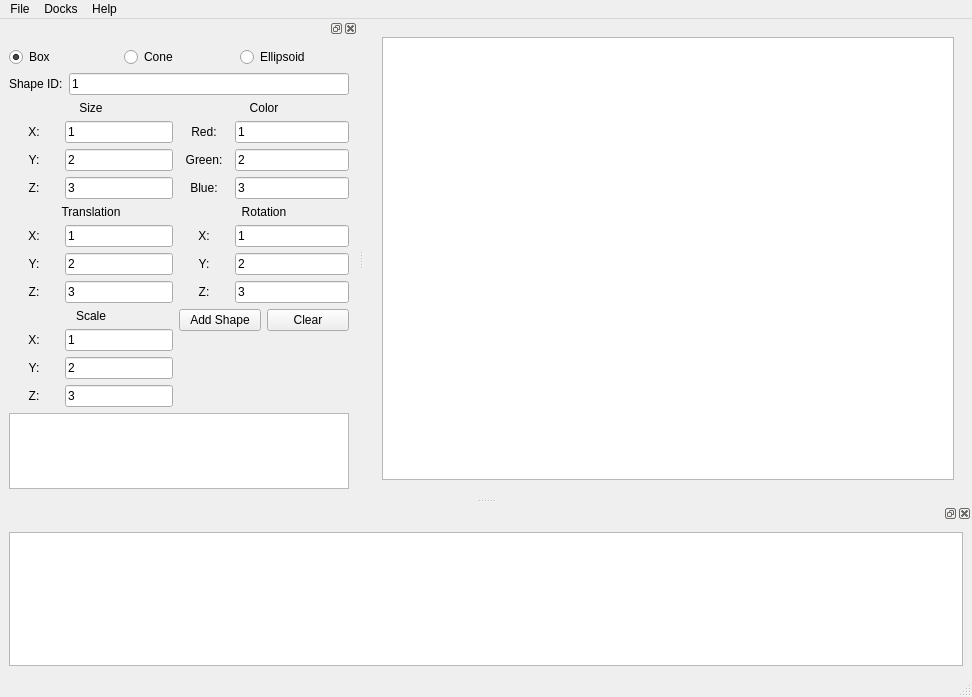
<?xml version="1.0" encoding="UTF-8"?>
<ui version="4.0">
 <class>MainWindow</class>
 <widget class="QMainWindow" name="MainWindow">
  <property name="geometry">
   <rect>
    <x>0</x>
    <y>0</y>
    <width>972</width>
    <height>697</height>
   </rect>
  </property>
  <property name="windowTitle">
   <string>Fun With Shapes</string>
  </property>
  <widget class="QWidget" name="centralwidget">
   <layout class="QVBoxLayout" name="verticalLayout">
    <item>
     <widget class="QWidget" name="widget" native="true">
      <layout class="QHBoxLayout" name="horizontalLayout_2">
       <item>
        <widget class="QGraphicsView" name="graphicsView"/>
       </item>
      </layout>
     </widget>
    </item>
   </layout>
  </widget>
  <widget class="QMenuBar" name="menubar">
   <property name="geometry">
    <rect>
     <x>0</x>
     <y>0</y>
     <width>972</width>
     <height>20</height>
    </rect>
   </property>
   <widget class="QMenu" name="menuFile">
    <property name="title">
     <string>File</string>
    </property>
    <addaction name="actionOpen"/>
    <addaction name="actionSave"/>
    <addaction name="actionSave_As"/>
    <addaction name="actionExit"/>
   </widget>
   <widget class="QMenu" name="menuHelp">
    <property name="title">
     <string>Help</string>
    </property>
    <addaction name="actionAbout"/>
   </widget>
   <widget class="QMenu" name="menuDialogs">
    <property name="title">
     <string>Docks</string>
    </property>
    <addaction name="actionOpen_Create_Shape_Dialog"/>
    <addaction name="actionOpen_Output_Dock"/>
   </widget>
   <addaction name="menuFile"/>
   <addaction name="menuDialogs"/>
   <addaction name="menuHelp"/>
  </widget>
  <widget class="QStatusBar" name="statusbar"/>
  <widget class="QDockWidget" name="outputDockWidget">
   <property name="layoutDirection">
    <enum>Qt::LeftToRight</enum>
   </property>
   <attribute name="dockWidgetArea">
    <number>8</number>
   </attribute>
   <widget class="QWidget" name="dockWidgetContents">
    <layout class="QHBoxLayout" name="horizontalLayout">
     <item>
      <widget class="QPlainTextEdit" name="outputDockPlainText">
       <property name="readOnly">
        <bool>true</bool>
       </property>
      </widget>
     </item>
    </layout>
   </widget>
  </widget>
  <widget class="QDockWidget" name="creatShapeDockWidget">
   <property name="sizePolicy">
    <sizepolicy hsizetype="Preferred" vsizetype="Fixed">
     <horstretch>0</horstretch>
     <verstretch>0</verstretch>
    </sizepolicy>
   </property>
   <property name="minimumSize">
    <size>
     <width>358</width>
     <height>479</height>
    </size>
   </property>
   <attribute name="dockWidgetArea">
    <number>1</number>
   </attribute>
   <widget class="QWidget" name="dockWidgetContents_2">
    <layout class="QFormLayout" name="formLayout_8">
     <item row="0" column="0" colspan="2">
      <layout class="QHBoxLayout" name="horizontalLayout_5">
       <item>
        <widget class="QRadioButton" name="boxRadioButton_2">
         <property name="text">
          <string>Box</string>
         </property>
         <property name="checked">
          <bool>true</bool>
         </property>
        </widget>
       </item>
       <item>
        <widget class="QRadioButton" name="coneRadioButton_2">
         <property name="text">
          <string>Cone</string>
         </property>
        </widget>
       </item>
       <item>
        <widget class="QRadioButton" name="ellipsoidRadioButton_2">
         <property name="text">
          <string>Ellipsoid</string>
         </property>
        </widget>
       </item>
      </layout>
     </item>
     <item row="1" column="0" colspan="2">
      <layout class="QHBoxLayout" name="horizontalLayout_6">
       <item>
        <widget class="QLabel" name="label_8">
         <property name="text">
          <string>Shape ID:</string>
         </property>
        </widget>
       </item>
       <item>
        <widget class="QLineEdit" name="lineEdit_Id_2">
         <property name="text">
          <string>1</string>
         </property>
        </widget>
       </item>
      </layout>
     </item>
     <item row="2" column="0">
      <layout class="QFormLayout" name="formLayout_2">
       <item row="1" column="1">
        <widget class="QLineEdit" name="lineEdit_DimX">
         <property name="text">
          <string>1</string>
         </property>
        </widget>
       </item>
       <item row="2" column="0">
        <widget class="QLabel" name="label_sizeY">
         <property name="minimumSize">
          <size>
           <width>50</width>
           <height>0</height>
          </size>
         </property>
         <property name="text">
          <string>Y:</string>
         </property>
         <property name="alignment">
          <set>Qt::AlignCenter</set>
         </property>
        </widget>
       </item>
       <item row="2" column="1">
        <widget class="QLineEdit" name="lineEdit_DimY">
         <property name="text">
          <string>2</string>
         </property>
        </widget>
       </item>
       <item row="3" column="0">
        <widget class="QLabel" name="label_sizeZ">
         <property name="minimumSize">
          <size>
           <width>50</width>
           <height>0</height>
          </size>
         </property>
         <property name="text">
          <string>Z:</string>
         </property>
         <property name="alignment">
          <set>Qt::AlignCenter</set>
         </property>
        </widget>
       </item>
       <item row="3" column="1">
        <widget class="QLineEdit" name="lineEdit_DimZ">
         <property name="text">
          <string>3</string>
         </property>
        </widget>
       </item>
       <item row="1" column="0">
        <widget class="QLabel" name="label_sizeX">
         <property name="sizePolicy">
          <sizepolicy hsizetype="Expanding" vsizetype="Preferred">
           <horstretch>0</horstretch>
           <verstretch>0</verstretch>
          </sizepolicy>
         </property>
         <property name="minimumSize">
          <size>
           <width>50</width>
           <height>0</height>
          </size>
         </property>
         <property name="text">
          <string>X:</string>
         </property>
         <property name="alignment">
          <set>Qt::AlignCenter</set>
         </property>
        </widget>
       </item>
       <item row="0" column="0" colspan="2">
        <widget class="QLabel" name="label_9">
         <property name="text">
          <string>Size</string>
         </property>
         <property name="alignment">
          <set>Qt::AlignCenter</set>
         </property>
        </widget>
       </item>
      </layout>
     </item>
     <item row="2" column="1">
      <layout class="QFormLayout" name="formLayout_4">
       <item row="1" column="1">
        <widget class="QLineEdit" name="lineEdit_ColorX">
         <property name="minimumSize">
          <size>
           <width>20</width>
           <height>0</height>
          </size>
         </property>
         <property name="text">
          <string>1</string>
         </property>
        </widget>
       </item>
       <item row="2" column="0">
        <widget class="QLabel" name="label_10">
         <property name="minimumSize">
          <size>
           <width>50</width>
           <height>0</height>
          </size>
         </property>
         <property name="text">
          <string>Green:</string>
         </property>
         <property name="alignment">
          <set>Qt::AlignCenter</set>
         </property>
        </widget>
       </item>
       <item row="2" column="1">
        <widget class="QLineEdit" name="lineEdit_ColorY">
         <property name="minimumSize">
          <size>
           <width>20</width>
           <height>0</height>
          </size>
         </property>
         <property name="text">
          <string>2</string>
         </property>
        </widget>
       </item>
       <item row="3" column="0">
        <widget class="QLabel" name="label_11">
         <property name="minimumSize">
          <size>
           <width>50</width>
           <height>0</height>
          </size>
         </property>
         <property name="text">
          <string>Blue:</string>
         </property>
         <property name="alignment">
          <set>Qt::AlignCenter</set>
         </property>
        </widget>
       </item>
       <item row="3" column="1">
        <widget class="QLineEdit" name="lineEdit_ColorZ">
         <property name="text">
          <string>3</string>
         </property>
        </widget>
       </item>
       <item row="1" column="0">
        <widget class="QLabel" name="label_12">
         <property name="sizePolicy">
          <sizepolicy hsizetype="Expanding" vsizetype="Preferred">
           <horstretch>0</horstretch>
           <verstretch>0</verstretch>
          </sizepolicy>
         </property>
         <property name="minimumSize">
          <size>
           <width>50</width>
           <height>0</height>
          </size>
         </property>
         <property name="text">
          <string>Red:</string>
         </property>
         <property name="alignment">
          <set>Qt::AlignCenter</set>
         </property>
        </widget>
       </item>
       <item row="0" column="0" colspan="2">
        <widget class="QLabel" name="label_13">
         <property name="text">
          <string>Color</string>
         </property>
         <property name="alignment">
          <set>Qt::AlignCenter</set>
         </property>
        </widget>
       </item>
      </layout>
     </item>
     <item row="3" column="0">
      <layout class="QFormLayout" name="formLayout_5">
       <item row="1" column="1">
        <widget class="QLineEdit" name="lineEdit_TranX">
         <property name="text">
          <string>1</string>
         </property>
        </widget>
       </item>
       <item row="2" column="0">
        <widget class="QLabel" name="label_14">
         <property name="minimumSize">
          <size>
           <width>50</width>
           <height>0</height>
          </size>
         </property>
         <property name="text">
          <string>Y:</string>
         </property>
         <property name="alignment">
          <set>Qt::AlignCenter</set>
         </property>
        </widget>
       </item>
       <item row="2" column="1">
        <widget class="QLineEdit" name="lineEdit_TranY">
         <property name="text">
          <string>2</string>
         </property>
        </widget>
       </item>
       <item row="3" column="0">
        <widget class="QLabel" name="label_15">
         <property name="minimumSize">
          <size>
           <width>50</width>
           <height>0</height>
          </size>
         </property>
         <property name="text">
          <string>Z:</string>
         </property>
         <property name="alignment">
          <set>Qt::AlignCenter</set>
         </property>
        </widget>
       </item>
       <item row="3" column="1">
        <widget class="QLineEdit" name="lineEdit_TranZ">
         <property name="text">
          <string>3</string>
         </property>
        </widget>
       </item>
       <item row="1" column="0">
        <widget class="QLabel" name="label_16">
         <property name="sizePolicy">
          <sizepolicy hsizetype="Expanding" vsizetype="Preferred">
           <horstretch>0</horstretch>
           <verstretch>0</verstretch>
          </sizepolicy>
         </property>
         <property name="minimumSize">
          <size>
           <width>50</width>
           <height>0</height>
          </size>
         </property>
         <property name="text">
          <string>X:</string>
         </property>
         <property name="alignment">
          <set>Qt::AlignCenter</set>
         </property>
        </widget>
       </item>
       <item row="0" column="0" colspan="2">
        <widget class="QLabel" name="label_17">
         <property name="text">
          <string>Translation</string>
         </property>
         <property name="alignment">
          <set>Qt::AlignCenter</set>
         </property>
        </widget>
       </item>
      </layout>
     </item>
     <item row="3" column="1">
      <layout class="QFormLayout" name="formLayout_6">
       <item row="1" column="0">
        <widget class="QLabel" name="label_20">
         <property name="sizePolicy">
          <sizepolicy hsizetype="Expanding" vsizetype="Preferred">
           <horstretch>0</horstretch>
           <verstretch>0</verstretch>
          </sizepolicy>
         </property>
         <property name="minimumSize">
          <size>
           <width>50</width>
           <height>0</height>
          </size>
         </property>
         <property name="text">
          <string>X:</string>
         </property>
         <property name="alignment">
          <set>Qt::AlignCenter</set>
         </property>
        </widget>
       </item>
       <item row="1" column="1">
        <widget class="QLineEdit" name="lineEdit_RotX">
         <property name="minimumSize">
          <size>
           <width>20</width>
           <height>0</height>
          </size>
         </property>
         <property name="text">
          <string>1</string>
         </property>
        </widget>
       </item>
       <item row="2" column="0">
        <widget class="QLabel" name="label_18">
         <property name="minimumSize">
          <size>
           <width>50</width>
           <height>0</height>
          </size>
         </property>
         <property name="text">
          <string>Y:</string>
         </property>
         <property name="alignment">
          <set>Qt::AlignCenter</set>
         </property>
        </widget>
       </item>
       <item row="2" column="1">
        <widget class="QLineEdit" name="lineEdit_RotY">
         <property name="minimumSize">
          <size>
           <width>20</width>
           <height>0</height>
          </size>
         </property>
         <property name="text">
          <string>2</string>
         </property>
        </widget>
       </item>
       <item row="3" column="0">
        <widget class="QLabel" name="label_19">
         <property name="minimumSize">
          <size>
           <width>50</width>
           <height>0</height>
          </size>
         </property>
         <property name="text">
          <string>Z:</string>
         </property>
         <property name="alignment">
          <set>Qt::AlignCenter</set>
         </property>
        </widget>
       </item>
       <item row="3" column="1">
        <widget class="QLineEdit" name="lineEdit_RotZ">
         <property name="text">
          <string>3</string>
         </property>
        </widget>
       </item>
       <item row="0" column="0" colspan="2">
        <widget class="QLabel" name="label_21">
         <property name="text">
          <string>Rotation</string>
         </property>
         <property name="alignment">
          <set>Qt::AlignCenter</set>
         </property>
        </widget>
       </item>
      </layout>
     </item>
     <item row="4" column="0">
      <layout class="QFormLayout" name="formLayout_9">
       <item row="1" column="1">
        <widget class="QLineEdit" name="lineEdit_ScaleX">
         <property name="text">
          <string>1</string>
         </property>
        </widget>
       </item>
       <item row="2" column="0">
        <widget class="QLabel" name="label_26">
         <property name="minimumSize">
          <size>
           <width>50</width>
           <height>0</height>
          </size>
         </property>
         <property name="text">
          <string>Y:</string>
         </property>
         <property name="alignment">
          <set>Qt::AlignCenter</set>
         </property>
        </widget>
       </item>
       <item row="2" column="1">
        <widget class="QLineEdit" name="lineEdit_ScaleY">
         <property name="text">
          <string>2</string>
         </property>
        </widget>
       </item>
       <item row="3" column="0">
        <widget class="QLabel" name="label_27">
         <property name="minimumSize">
          <size>
           <width>50</width>
           <height>0</height>
          </size>
         </property>
         <property name="text">
          <string>Z:</string>
         </property>
         <property name="alignment">
          <set>Qt::AlignCenter</set>
         </property>
        </widget>
       </item>
       <item row="3" column="1">
        <widget class="QLineEdit" name="lineEdit_ScaleZ">
         <property name="text">
          <string>3</string>
         </property>
        </widget>
       </item>
       <item row="1" column="0">
        <widget class="QLabel" name="label_28">
         <property name="sizePolicy">
          <sizepolicy hsizetype="Expanding" vsizetype="Preferred">
           <horstretch>0</horstretch>
           <verstretch>0</verstretch>
          </sizepolicy>
         </property>
         <property name="minimumSize">
          <size>
           <width>50</width>
           <height>0</height>
          </size>
         </property>
         <property name="text">
          <string>X:</string>
         </property>
         <property name="alignment">
          <set>Qt::AlignCenter</set>
         </property>
        </widget>
       </item>
       <item row="0" column="0" colspan="2">
        <widget class="QLabel" name="label_29">
         <property name="text">
          <string>Scale</string>
         </property>
         <property name="alignment">
          <set>Qt::AlignCenter</set>
         </property>
        </widget>
       </item>
      </layout>
     </item>
     <item row="4" column="1">
      <layout class="QHBoxLayout" name="horizontalLayout_7">
       <item>
        <widget class="QPushButton" name="addShapeButton_2">
         <property name="text">
          <string>Add Shape</string>
         </property>
        </widget>
       </item>
       <item>
        <widget class="QPushButton" name="clearButton_2">
         <property name="text">
          <string>Clear</string>
         </property>
        </widget>
       </item>
      </layout>
     </item>
     <item row="5" column="0" colspan="2">
      <widget class="QListWidget" name="ListListWidget"/>
     </item>
    </layout>
   </widget>
  </widget>
  <action name="actionOpen">
   <property name="text">
    <string>Open</string>
   </property>
  </action>
  <action name="actionSave">
   <property name="text">
    <string>Save</string>
   </property>
  </action>
  <action name="actionSave_As">
   <property name="text">
    <string>Save As</string>
   </property>
  </action>
  <action name="actionExit">
   <property name="text">
    <string>Exit</string>
   </property>
  </action>
  <action name="actionAbout">
   <property name="text">
    <string>About</string>
   </property>
  </action>
  <action name="actionOpen_Create_Shape_Dialog">
   <property name="text">
    <string>Open Create Shape Dock</string>
   </property>
  </action>
  <action name="actionOpen_Output_Dock">
   <property name="text">
    <string>Open Output Dock</string>
   </property>
  </action>
 </widget>
 <tabstops>
  <tabstop>outputDockPlainText</tabstop>
  <tabstop>boxRadioButton_2</tabstop>
  <tabstop>coneRadioButton_2</tabstop>
  <tabstop>ellipsoidRadioButton_2</tabstop>
  <tabstop>lineEdit_Id_2</tabstop>
  <tabstop>lineEdit_DimX</tabstop>
  <tabstop>lineEdit_DimY</tabstop>
  <tabstop>lineEdit_DimZ</tabstop>
  <tabstop>lineEdit_ColorX</tabstop>
  <tabstop>lineEdit_ColorY</tabstop>
  <tabstop>lineEdit_ColorZ</tabstop>
  <tabstop>lineEdit_TranX</tabstop>
  <tabstop>lineEdit_TranY</tabstop>
  <tabstop>lineEdit_TranZ</tabstop>
  <tabstop>lineEdit_RotX</tabstop>
  <tabstop>lineEdit_RotY</tabstop>
  <tabstop>lineEdit_RotZ</tabstop>
  <tabstop>lineEdit_ScaleX</tabstop>
  <tabstop>lineEdit_ScaleY</tabstop>
  <tabstop>lineEdit_ScaleZ</tabstop>
  <tabstop>addShapeButton_2</tabstop>
  <tabstop>clearButton_2</tabstop>
 </tabstops>
 <resources/>
 <connections/>
</ui>
